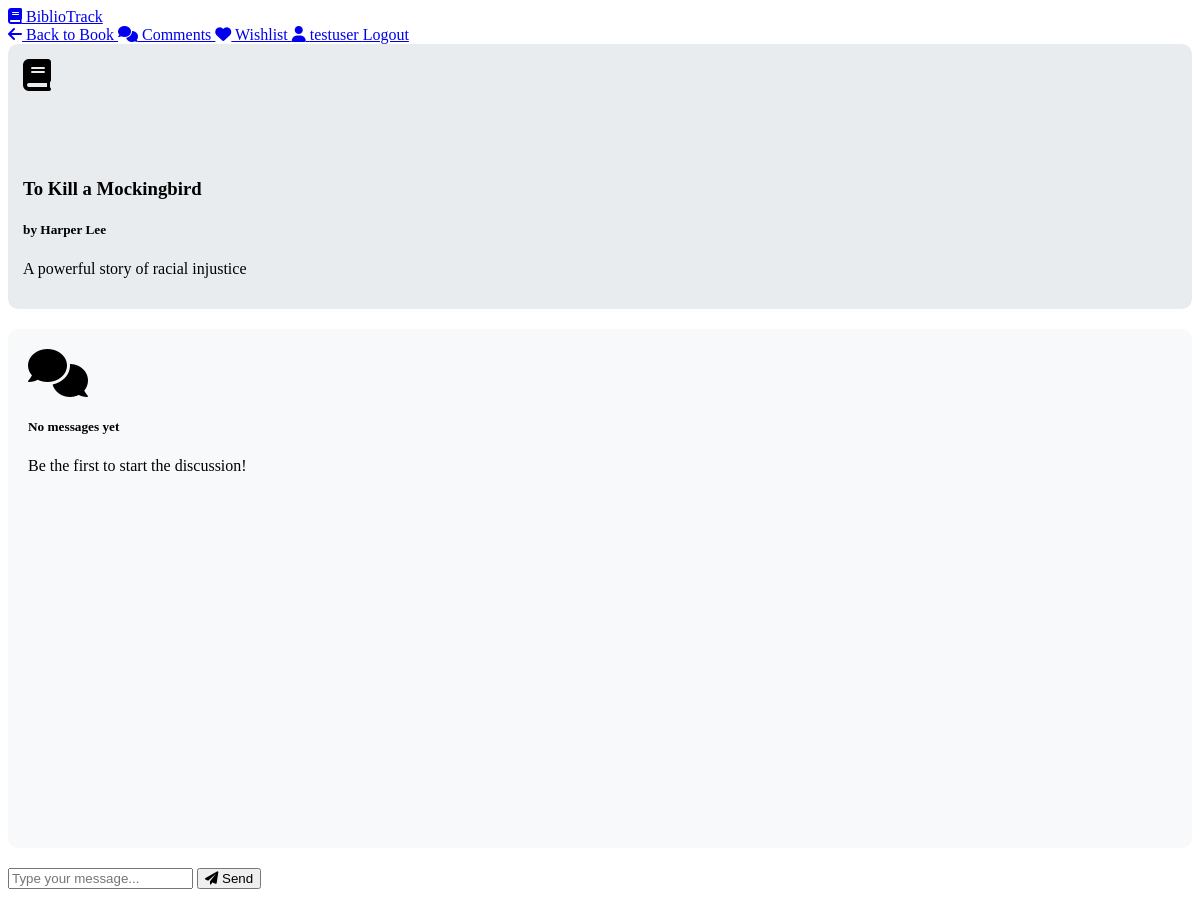
The app's page /chat/book/2/ (signed in) with its own data.
### books/models.py (models this page shows, shortened)
class Book(models.Model):
    GENRE_CHOICES = [
        ('fiction', 'Fiction'),
        ('non-fiction', 'Non-Fiction'),
        ('mystery', 'Mystery'),
        ('romance', 'Romance'),
        ('sci-fi', 'Science Fiction'),
        ('fantasy', 'Fantasy'),
        ('biography', 'Biography'),
        ('history', 'History'),
        ('self-help', 'Self-Help'),
        ('poetry', 'Poetry'),
        ('drama', 'Drama'),
        ('horror', 'Horror'),
        ('thriller', 'Thriller'),
        ('comedy', 'Comedy'),
        ('adventure', 'Adventure'),
        ('children', 'Children'),
        ('young-adult', 'Young Adult'),
        ('other', 'Other'),
    ]
    title = models.CharField(max_length=500)
    author = models.CharField(max_length=300)
    isbn = models.CharField(max_length=13, unique=True, blank=True)
    description = models.TextField(blank=True)
    genre = models.CharField(max_length=50, choices=GENRE_CHOICES, default='other')
    price = models.DecimalField(max_digits=10, decimal_places=2)
    stock_quantity = models.PositiveIntegerField(default=0)
    cover_image = models.ImageField(upload_to='book_covers/', blank=True)
    publication_date = models.DateField(blank=True, null=True)
    publisher = models.CharField(max_length=200, blank=True)
    page_count = models.PositiveIntegerField(blank=True, null=True)
    language = models.CharField(max_length=50, default='English')
    average_rating = models.FloatField(default=0.0)
    total_ratings = models.PositiveIntegerField(default=0)
    created_at = models.DateTimeField(auto_now_add=True)
    updated_at = models.DateTimeField(auto_now=True)
    class Meta:
        ordering = ['-created_at']

### chat/views.py (the view)
# urls.py: path('book/<int:book_id>/', views.book_club_chat, name='book_club_chat'),
@login_required
def book_club_chat(request, book_id):
    book = get_object_or_404(Book, pk=book_id)
    book_club, created = BookClub.objects.get_or_create(
        book=book,
        defaults={'is_active': True}
    )
    messages = Message.objects.filter(book_club=book_club)\
        .select_related('user')\
        .order_by('-timestamp')[:50]  # Last 50 messages
    messages = reversed(messages)
    context = {
        'book': book,
        'book_club': book_club,
        'messages': messages,
    }
    return render(request, 'chat/book_club.html', context)

### templates/chat/book_club.html (shortened to what this page needs)
<!DOCTYPE html>
<html lang="en">
<head>
    <link href="https://cdnjs.cloudflare.com/ajax/libs/font-awesome/6.0.0/css/all.min.css" rel="stylesheet">
</head>
<body>
    <nav class="navbar navbar-expand-lg navbar-dark bg-primary">
        <div class="container">
            <a class="navbar-brand" href="{% url 'book_list' %}">
                <i class="fas fa-book"></i> BiblioTrack
            </a>
            <div class="navbar-nav ms-auto">
                <a class="nav-link" href="{% url 'book_detail' book.pk %}">
                    <i class="fas fa-arrow-left"></i> Back to Book
                </a>
                <a class="nav-link" href="{% url 'book_comments' book.pk %}">
                    <i class="fas fa-comments"></i> Comments
                </a>
                {% if user.is_authenticated %}
                    <a class="nav-link" href="{% url 'wishlist' %}">
                        <i class="fas fa-heart"></i> Wishlist
                    </a>
                    <a class="nav-link" href="{% url 'profile' %}">
                        <i class="fas fa-user"></i> {{ user.username }}
                    </a>
                    <a class="nav-link" href="{% url 'logout' %}">Logout</a>
                {% else %}
                    <a class="nav-link" href="{% url 'login' %}">Login</a>
                    <a class="nav-link" href="{% url 'register' %}">Register</a>
                {% endif %}
            </div>
        </div>
    </nav>
    <div class="container mt-4">
        <div class="book-info">
            <div class="row">
                <div class="col-md-2">
                    {% if book.cover_image %}
                        <img src="{{ book.cover_image.url }}" class="img-fluid rounded" alt="{{ book.title }}">
                    {% else %}
                        <div class="bg-light d-flex align-items-center justify-content-center rounded" style="height: 100px;">
                            <i class="fas fa-book fa-2x text-muted"></i>
                        </div>
                    {% endif %}
                </div>
                <div class="col-md-10">
                    <h3>{{ book.title }}</h3>
                    <h5 class="text-muted">by {{ book.author }}</h5>
                    <p class="mb-0">{{ book.description|truncatechars:200 }}</p>
                </div>
            </div>
        </div>
        <div class="chat-container">
            <div class="chat-messages" id="chat-messages">
                {% for message in messages %}
                    <div class="message {% if message.user == user %}own{% else %}other{% endif %}">
                        <div class="message-header">
                            <strong>{{ message.user.username }}</strong>
                            <small>{{ message.timestamp|date:"M d, H:i" }}</small>
                        </div>
                        <div>{{ message.content }}</div>
                    </div>
                {% empty %}
                    <div class="text-center text-muted mt-5">
                        <i class="fas fa-comments fa-3x mb-3"></i>
                        <h5>No messages yet</h5>
                        <p>Be the first to start the discussion!</p>
                    </div>
                {% endfor %}
            </div>
            <div class="chat-input-container">
                <form id="chat-form" method="post">
                    <div class="input-group">
                        <input type="text" class="form-control" id="message-input" placeholder="Type your message..." required>
                        <button class="btn btn-primary" type="submit">
                            <i class="fas fa-paper-plane"></i> Send
                        </button>
                    </div>
                </form>
            </div>
        </div>
    </div>
</body>
</html>

### templates/chat/book_club.html (style rules this page uses)
.chat-container { height: 70vh; display: flex; flex-direction: column; }
.chat-messages { flex: 1; overflow-y: auto; padding: 20px; background: #f8f9fa; border-radius: 10px; }
.chat-input-container { margin-top: 20px; }
.book-info { background: #e9ecef; padding: 15px; border-radius: 10px; margin-bottom: 20px; }

### records on screen
Book: title "To Kill a Mockingbird", author "Harper Lee", description "A powerful story of racial injustice"

### other values on screen
{{ user.username }} "testuser"
